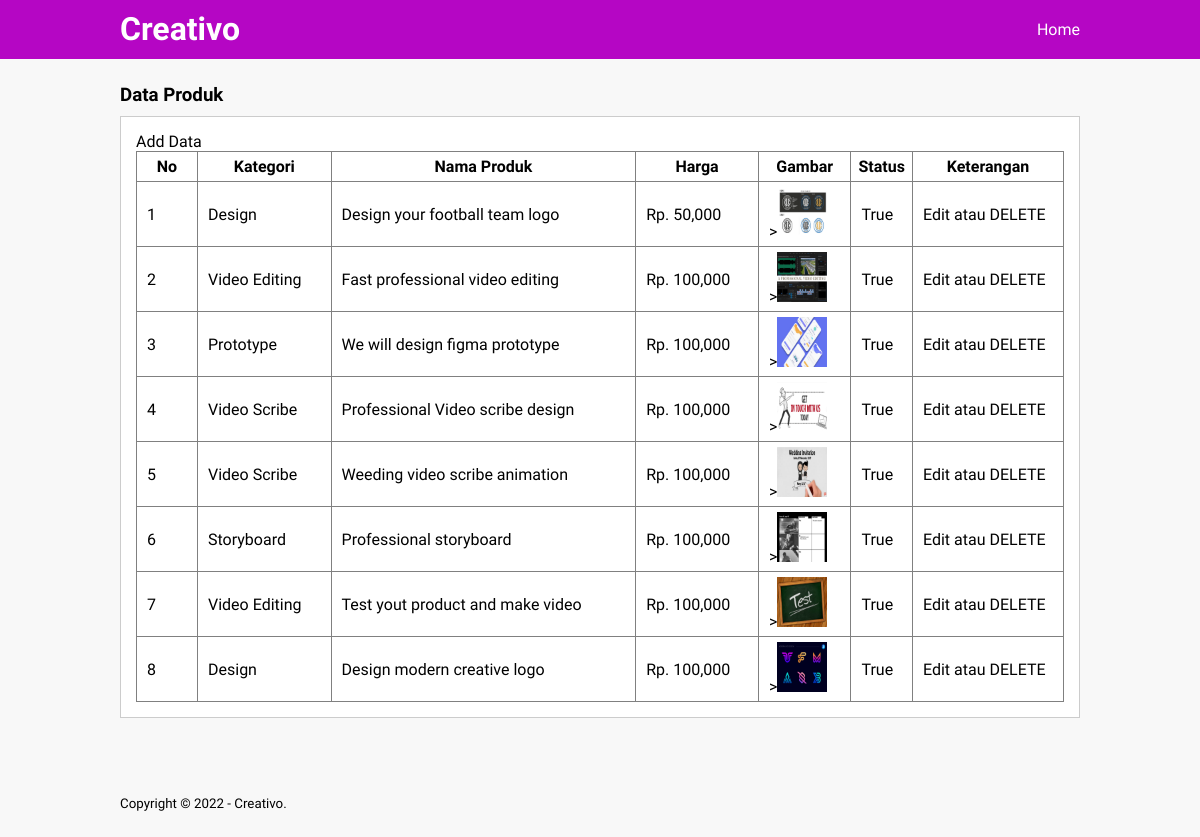
/data-produk.php, run on the app's committed database.
### tables this page shows
CREATE TABLE `tb_product` (
  `product_id` int(11) NOT NULL,
  `category_id` int(11) NOT NULL,
  `product_name` varchar(100) NOT NULL,
  `product_price` int(11) NOT NULL,
  `product_description` text NOT NULL,
  `product_image` varchar(100) NOT NULL,
  `product_status` tinyint(1) NOT NULL,
  `date_created` timestamp NOT NULL DEFAULT current_timestamp()
);

CREATE TABLE `tb_category` (
  `category_id` int(11) NOT NULL,
  `category_name` varchar(25) NOT NULL
);

### data-produk.php (the view, shortened to what this page needs)
<?php
	include "db.php";
?>
<!DOCTYPE html>
<html>
<head>
	<link rel="stylesheet" type="text/css" href="css/style.css">
</head>
<body>
	<header>
		<div class="container">
			<h1><a href="dashboard.php">Creativo</a></h1>
			<ul>
				<li><a href="dashboard.php">Home</a></li>
			</ul>
		</div>
	</header>
	<div class="section">
		<div class="container">
			<h3>Data Produk</h3>
			<div class="box">
				<p><a href="tambah-produk.php">Add Data</a></p>
				<table border="1" cellspacing="0" class="table">
					<thead>
						<tr>
							<th width="60px">No</th>
							<th>Kategori</th>
							<th>Nama Produk</th>
							<th>Harga</th>
							<th>Gambar</th>
							<th>Status</th>
							<th width="150px">Keterangan</th>
						</tr>
					</thead>
					<tbody>
						<?php
							$no = 1;
							$produk = mysqli_query($conn, "SELECT * FROM tb_product LEFT JOIN tb_category USING (category_id) ORDER BY product_id DESC");
							if(mysqli_num_rows($produk) > 0){
							while ($row = mysqli_fetch_array($produk)) {
						?>
						<tr>
							<td><?php echo $no++ ?></td>
							<td><?php echo $row['category_name'] ?></td>
							<td><?php echo $row['product_name'] ?></td>
							<td>Rp. <?php echo number_format($row['product_price']) ?></td>
							<td><a href="produk/<?php echo $row['product_image'] ?>" target="_blank">><img src="produk/<?php echo $row['product_image'] ?>" width="50px"> </a></td>
							<td><?php echo ($row['product_status'] == 0)? 'False':'True'; ?></td>
							<td>
								<a href="edit-produk.php?id=<?php echo $row['product_id'] ?>">Edit</a> atau
								<a href="proses-hapus.php?idp=<?php echo $row['product_id'] ?>" onclick="return confirm('DELETE ?')">DELETE</a>
							</td>
						</tr>
						<?php }}else{ ?>
							<tr>
								<td colspan="7">NOT FOUND</td>
							</tr>
							<?php } ?>
					</tbody>
				</table>
			</div>
		</div>
	</div>
	<footer>
		<div class="container">
			<small>Copyright &copy; 2022 - Creativo.</small>
	</footer>
</body>
</html>

### css/style.css (style rules this page uses)
* { padding:0; margin:0; font-family: 'Quicksand', sans-serif; }
body { background-color: #f8f8f8; }
a { color: inherit; text-decoration: none; }
header { background-color: #B506C4; color: #fff; }
.container { width: 80%; margin:0 auto; }
header h1 { float: left; padding: 10px 0; }
header ul { float: right; }
header ul li { display: inline-block; }
header ul li a { padding: 20px 0 20px 15px; display: inline-block; }
.container:after { content: ''; display: block; clear: both; }
.section { padding: 25px 0; }
footer { padding: 25px 0; }
.box { background-color: #fff; border: 1px solid #ccc; padding: 15px; box-sizing: border-box; margin: 10px 0 25px 0; }
.box:after { content: ''; display: block; clear: both; }
.table { width: 100%; border-collapse: collapse; }
.table tr { height: 30px; }
.table tr td { padding: 5px 10px; }

### data on the page
tb_product: category.category_name "Design", product_name "Design your football team logo", product_price "50,000", product_image (picture), product_status "True"
tb_product: category.category_name "Video Editing", product_name "Fast professional video editing", product_price "100,000", product_image (picture), product_status "True"
tb_product: category.category_name "Prototype", product_name "We will design figma prototype", product_price "100,000", product_image (picture), product_status "True"
tb_product: category.category_name "Video Scribe", product_name "Professional Video scribe design", product_price "100,000", product_image (picture), product_status "True"
tb_product: category.category_name "Video Scribe", product_name "Weeding video scribe animation", product_price "100,000", product_image (picture), product_status "True"
tb_product: category.category_name "Storyboard", product_name "Professional storyboard", product_price "100,000", product_image (picture), product_status "True"
tb_product: category.category_name "Video Editing", product_name "Test yout product and make video", product_price "100,000", product_image (picture), product_status "True"
tb_product: category.category_name "Design", product_name "Design modern creative logo", product_price "100,000", product_image (picture), product_status "True"
